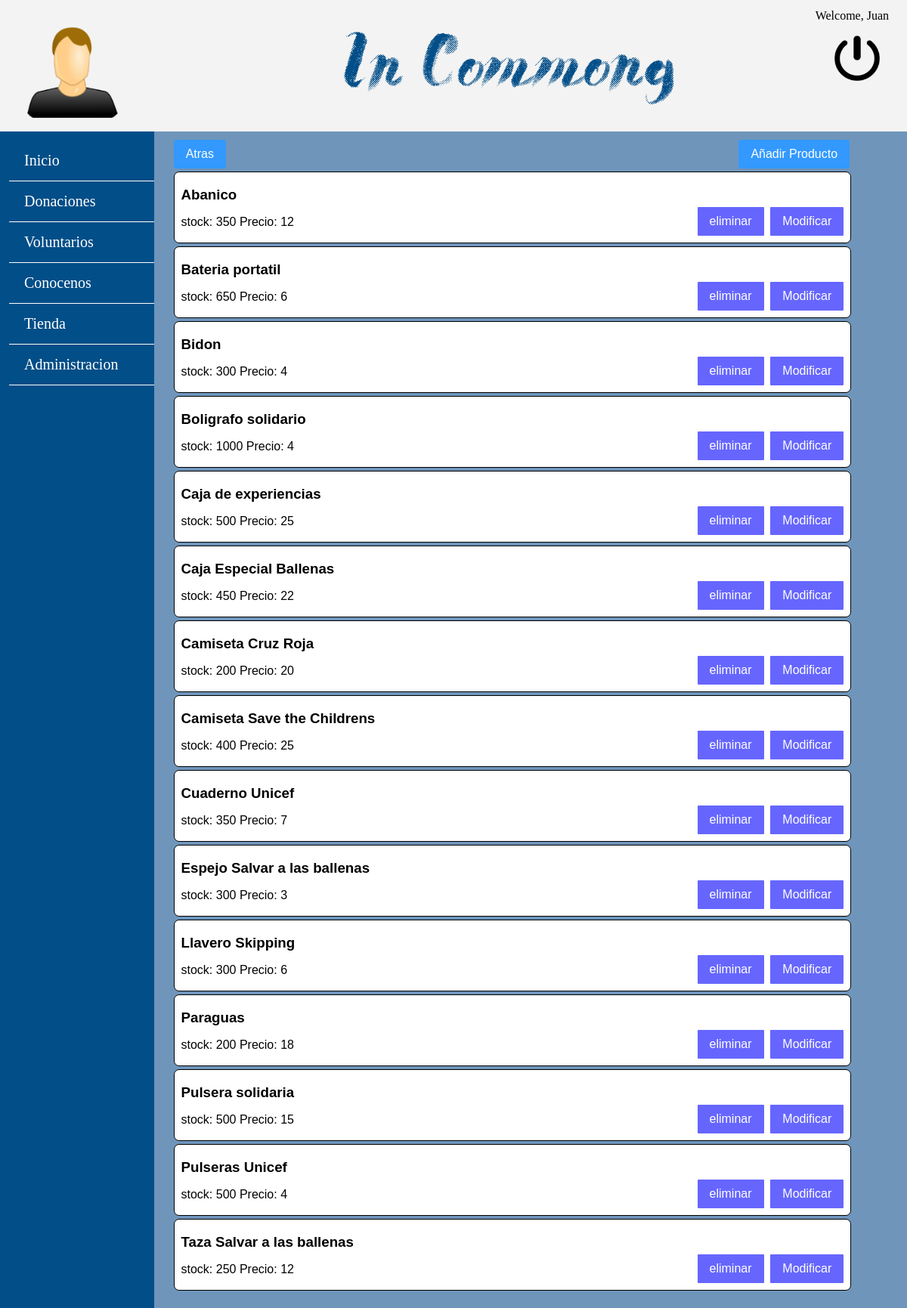
The app's page /vistaAdminProductos.php (signed in) with its own data.
### tables this page shows
CREATE TABLE `producto` (
  `idProducto` int(10) NOT NULL,
  `stock` int(11) NOT NULL,
  `precio` int(11) NOT NULL,
  `nombre` varchar(80) NOT NULL,
  `descripcionCorta` mediumtext NOT NULL,
  `descripcionLarga` longtext NOT NULL,
  `CIFOng` varchar(9) NOT NULL,
  `imagen` varchar(50) NOT NULL
);

### includes/DaoScripts/DaoProductos.php (called while the page is built, shortened)
<?php
	require_once '/../ModelScripts/Producto.php';
	class DaoProductos{
		function cargarDatosProductoPorNombre(){
			$app = App::getSingleton();
    		$connection = $app->conexionBd();
			$sql = "SELECT * FROM Producto ORDER BY nombre ";
			$rs = $connection->query($sql) or die ($connection->error);
			if($rs != NULL){
				while($lista[] = $rs->fetch_assoc());
					return ($lista);
			}
		}
 	}
 ?>

### includes/ModelScripts/GestorProductos.php (called while the page is built, shortened)
<?php
	require_once '/../DaoScripts/DaoProductos.php';
	class GestorProductos{
		public function cargarDatosProductoPorNombre(){
			$dao = new DaoProductos();
			$lista = $dao->cargarDatosProductoPorNombre();
			$array = new ArrayObject();
			for($i= 0; $i <(sizeof($lista)-1) ; $i++){
				$array->append(new Producto($lista[$i]['idProducto'], $lista[$i]['CIFOng'],$lista[$i]['stock'],$lista[$i]['precio'],$lista[$i]['nombre'], $lista[$i]['descripcionCorta'], $lista[$i]['descripcionLarga'], $lista[$i]['imagen']));
			}
			return $array;
		}
	}
?>

### includes/ModelScripts/Producto.php (called while the page is built, shortened)
<?php
	class Producto{
		private $stock;
		private $precio;
		private $nombre;
		function Producto($idProducto, $CIFOng, $stock, $precio, $nombre, $descCorta, $descLarga, $rutaImagen){
			$this->stock = $stock;
			$this->precio = $precio;
			$this->nombre = $nombre;
		}
		public function getNombreProducto(){
			return $this->nombre;
		}
		public function getPrecioProducto(){
			return $this->precio;
		}
		public function getstockProducto(){
			return $this->stock;
		}
	}
?>

### includes/ViewScripts/ProductosVista.php (the view, shortened to what this page needs)
<?php
	class vistaProductos{
		private $ListaProductos;
		function __construct(){
			require_once '/../ModelScripts/GestorProductos.php';
			$this->ListaProductos = new GestorProductos();
		}
		public function muestraProds(){
			$lista = $this->ListaProductos->cargarDatosProductoPorNombre();
            $iterator = $lista->getIterator();
			while($iterator->valid()) {
				$id= $iterator->current()->getIdProducto();
                $nombre = $iterator->current()->getNombreProducto();
                $stock = $iterator->current()->getstockProducto();
                $precio = $iterator->current()->getPrecioProducto();
                $imagen = $iterator->current()->getImagen();
                $desl= $iterator->current()->getDescLargaProducto();
                $desc= $iterator->current()->getDescCortaProducto();
                $html = <<<EOS
                                 <div class="noticiaAdmin" id="noticiaAdmin">
                                    <h3> $nombre </h3>
                                    <p> stock: $stock </p>
                                    <p>Precio: $precio</p>
                                   <form name="vista" action="vistaModificarProducto.php" method="POST">
										<input type="hidden" name="id"  value="$id"/>
										<input type="hidden" name="imagen"  value="$imagen"/>
										<input type="hidden" name="nombre"  value="$nombre"/>
										<input type="hidden" name="precio"  value="$precio"/>
										<input type="hidden" name="desc"  value="$desc"/>
										<input type="hidden" name="desl"  value="$desl"/>
										<input type="hidden" name="stock"  value="$stock"/>
										<input name="button" type="submit" value="Modificar" />
								   </form>
								   <form action="includes/formEliminaProducto.php" method="POST">
								   		<input type="hidden" name="id"  value="$id"/>
										<input name="eliminar" type="submit" value="eliminar"/>
								   </form>
                                </div>
EOS;
 			echo $html;
		    $iterator->next();
			}
		}
	}
?>

### css/colorsandtext.css (style rules this page uses)
html body { background: #024e88; }
.atrasYAniade form input[type=submit] { background-color: #3399ff; border: none; border-radius: 4px; color: white; font-size: 16px; }
.noticiaAdmin { margin-top: 0.5%; padding-left: 1%; width: 100%; border: 1px solid black; display: inline-block; float: left; background-color: white; }
.noticiaAdmin form input[type=submit] { background-color: #6666ff; border: none; border-radius:1px; color: white; font-size: 16px; }

### css/estilos.css (style rules this page uses)
html body { height: 100%; min-width: 850px; margin: 0%; }
.atrasYAniade form input[type=submit] { margin-top: 5px; padding: 10px 16px; text-align: center; display: inline-block; }
.noticiaAdmin { margin-top: 0.5%; padding-left: 1%; width: 100%; border: 1px solid black; border-radius: 7px; display: inline-block; float: left; }
.noticiaAdmin h3 { margin-bottom: 0%; }
.noticiaAdmin p { display: inline-block; }
.noticiaAdmin form { display: inline-block; float: right; margin-right: 1%; margin-bottom: 1%; }
.noticiaAdmin form input[type=submit] { margin-top: 5px; padding: 10px 16px; text-align: center; display: inline-block; }

### records on screen
producto: nombre "Abanico", stock "350", precio "12"
producto: nombre "Bateria portatil", stock "650", precio "6"
producto: nombre "Bidon", stock "300", precio "4"
producto: nombre "Boligrafo solidario", stock "1000", precio "4"
producto: nombre "Caja de experiencias", stock "500", precio "25"
producto: nombre "Caja Especial Ballenas", stock "450", precio "22"
producto: nombre "Camiseta Cruz Roja", stock "200", precio "20"
producto: nombre "Camiseta Save the Childrens", stock "400", precio "25"
producto: nombre "Cuaderno Unicef", stock "350", precio "7"
producto: nombre "Espejo Salvar a las ballenas", stock "300", precio "3"
producto: nombre "Llavero Skipping", stock "300", precio "6"
producto: nombre "Paraguas", stock "200", precio "18"
producto: nombre "Pulsera solidaria", stock "500", precio "15"
producto: nombre "Pulseras Unicef", stock "500", precio "4"
producto: nombre "Taza Salvar a las ballenas", stock "250", precio "12"

### other values on screen
$_SESSION['nombre'] "Juan"
